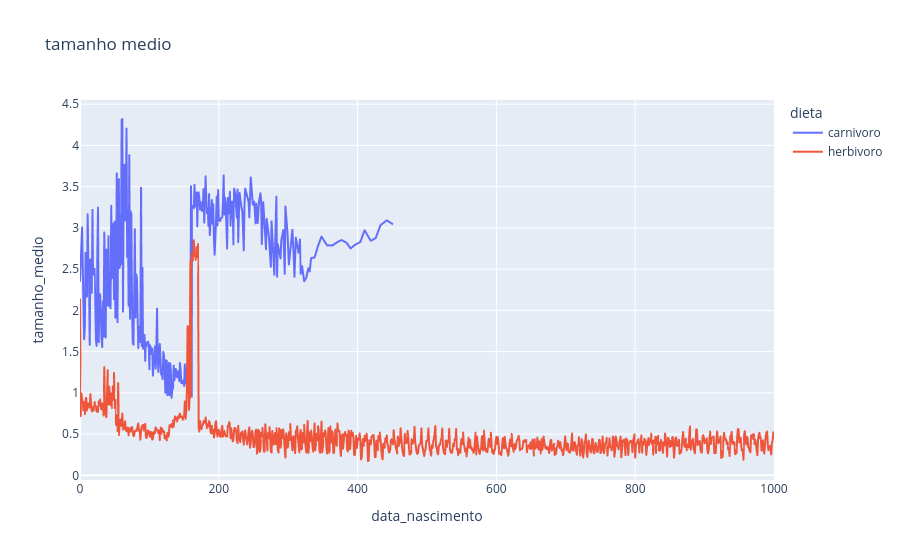

Here is the notebook cell this chart was saved with:
### Code cell
def tamanho(df_bichos,):
    groupby_nascimento = df_bichos.groupby(['data_nascimento', 'dieta']).agg(tamanho_medio=('tamanho', 'median')).reset_index()    


    fig = px.line(
        groupby_nascimento,
       x="data_nascimento",
       y="tamanho_medio",
        color= "dieta",
       title="tamanho medio"
    )

    fig.show()

    return groupby_nascimento

tamanho(df_bichos)

### Figure 1 — Plotly figure (JSON) as saved in the notebook; plotly's stock layout.template omitted (floating-point values rounded to 4 significant figures; data arrays with more than 128 entries replaced by an {"elided": "..."} marker saying what was removed)
{"data": [{"hovertemplate": "dieta=carnivoro<br>data_nascimento=%{x}<br>tamanho_medio=%{y}<extra></extra>", "legendgroup": "carnivoro", "line": {"color": "#636efa", "dash": "solid"}, "marker": {"symbol": "circle"}, "mode": "lines", "name": "carnivoro", "showlegend": true, "type": "scattergl", "x": {"elided": "279 int values"}, "xaxis": "x", "y": {"elided": "279 float values"}, "yaxis": "y"}, {"hovertemplate": "dieta=herbivoro<br>data_nascimento=%{x}<br>tamanho_medio=%{y}<extra></extra>", "legendgroup": "herbivoro", "line": {"color": "#EF553B", "dash": "solid"}, "marker": {"symbol": "circle"}, "mode": "lines", "name": "herbivoro", "showlegend": true, "type": "scattergl", "x": {"elided": "1001 int values"}, "xaxis": "x", "y": {"elided": "1001 float values"}, "yaxis": "y"}], "layout": {"legend": {"title": {"text": "dieta"}, "tracegroupgap": 0}, "title": {"text": "tamanho medio"}, "xaxis": {"anchor": "y", "domain": [0, 1], "title": {"text": "data_nascimento"}}, "yaxis": {"anchor": "x", "domain": [0, 1], "title": {"text": "tamanho_medio"}}}}
